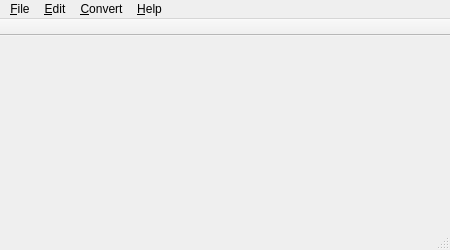
<?xml version="1.0" encoding="UTF-8"?>
<ui version="4.0">
 <class>MainWindow</class>
 <widget class="QMainWindow" name="MainWindow">
  <property name="windowModality">
   <enum>Qt::ApplicationModal</enum>
  </property>
  <property name="geometry">
   <rect>
    <x>0</x>
    <y>0</y>
    <width>450</width>
    <height>250</height>
   </rect>
  </property>
  <property name="minimumSize">
   <size>
    <width>450</width>
    <height>250</height>
   </size>
  </property>
  <property name="windowTitle">
   <string>Nexus Forge</string>
  </property>
  <property name="iconSize">
   <size>
    <width>22</width>
    <height>22</height>
   </size>
  </property>
  <property name="toolButtonStyle">
   <enum>Qt::ToolButtonTextUnderIcon</enum>
  </property>
  <property name="animated">
   <bool>false</bool>
  </property>
  <property name="documentMode">
   <bool>false</bool>
  </property>
  <property name="dockNestingEnabled">
   <bool>false</bool>
  </property>
  <widget class="QWidget" name="centralWidget">
   <layout class="QGridLayout" name="gridLayout_3">
    <property name="leftMargin">
     <number>0</number>
    </property>
    <property name="topMargin">
     <number>0</number>
    </property>
    <property name="rightMargin">
     <number>0</number>
    </property>
    <property name="bottomMargin">
     <number>0</number>
    </property>
    <property name="spacing">
     <number>0</number>
    </property>
   </layout>
  </widget>
  <widget class="QMenuBar" name="menuBar">
   <property name="geometry">
    <rect>
     <x>0</x>
     <y>0</y>
     <width>450</width>
     <height>23</height>
    </rect>
   </property>
   <property name="nativeMenuBar">
    <bool>true</bool>
   </property>
   <widget class="QMenu" name="menuFile">
    <property name="title">
     <string>&amp;File</string>
    </property>
    <addaction name="actionAddFiles"/>
    <addaction name="actionExtractSacd"/>
    <addaction name="actionOptions"/>
    <addaction name="separator"/>
    <addaction name="actionExit"/>
   </widget>
   <widget class="QMenu" name="menuEdit">
    <property name="title">
     <string>&amp;Edit</string>
    </property>
    <addaction name="actionRemoveSelectedItems"/>
    <addaction name="actionRemoveCompletedItems"/>
    <addaction name="actionClearList"/>
    <addaction name="separator"/>
    <addaction name="actionOpenOutputFolder"/>
    <addaction name="actionSetParameters"/>
    <addaction name="actionChangeOutputFilename"/>
    <addaction name="actionChangeOutputDirectory"/>
    <addaction name="actionShowErrorMessage"/>
    <addaction name="separator"/>
    <addaction name="actionOpenSettingFolder"/>
   </widget>
   <widget class="QMenu" name="menuConvert">
    <property name="title">
     <string>&amp;Convert</string>
    </property>
    <addaction name="actionStartConversion"/>
    <addaction name="actionStopConversion"/>
    <addaction name="actionRetry"/>
    <addaction name="actionRetryAll"/>
   </widget>
   <widget class="QMenu" name="menuAbout">
    <property name="title">
     <string>&amp;Help</string>
    </property>
    <addaction name="actionAbout"/>
    <addaction name="actionAboutQt"/>
   </widget>
   <addaction name="menuFile"/>
   <addaction name="menuEdit"/>
   <addaction name="menuConvert"/>
   <addaction name="menuAbout"/>
  </widget>
  <widget class="QStatusBar" name="statusBar"/>
  <widget class="QToolBar" name="toolBar">
   <property name="contextMenuPolicy">
    <enum>Qt::DefaultContextMenu</enum>
   </property>
   <property name="windowTitle">
    <string notr="true">Nexus Forge</string>
   </property>
   <property name="autoFillBackground">
    <bool>false</bool>
   </property>
   <property name="inputMethodHints">
    <set>Qt::ImhNone</set>
   </property>
   <property name="movable">
    <bool>false</bool>
   </property>
   <property name="allowedAreas">
    <set>Qt::TopToolBarArea</set>
   </property>
   <property name="floatable">
    <bool>false</bool>
   </property>
   <attribute name="toolBarArea">
    <enum>TopToolBarArea</enum>
   </attribute>
   <attribute name="toolBarBreak">
    <bool>false</bool>
   </attribute>
  </widget>
  <action name="actionAddFiles">
   <property name="icon">
    <iconset resource="../images.qrc">
     <normaloff>:/actions/icons/add.svg</normaloff>:/actions/icons/add.svg</iconset>
   </property>
   <property name="text">
    <string>&amp;Add Files</string>
   </property>
   <property name="statusTip">
    <string>Add files for conversion.</string>
   </property>
   <property name="shortcut">
    <string>Ctrl+N</string>
   </property>
   <property name="autoRepeat">
    <bool>false</bool>
   </property>
   <property name="visible">
    <bool>true</bool>
   </property>
   <property name="shortcutVisibleInContextMenu">
    <bool>false</bool>
   </property>
  </action>
  <action name="actionExit">
   <property name="icon">
    <iconset resource="../images.qrc">
     <normaloff>:/actions/icons/exit.svg</normaloff>:/actions/icons/exit.svg</iconset>
   </property>
   <property name="text">
    <string>E&amp;xit</string>
   </property>
   <property name="statusTip">
    <string>Exit the program.</string>
   </property>
  </action>
  <action name="actionStartConversion">
   <property name="icon">
    <iconset resource="../images.qrc">
     <normaloff>:/actions/icons/convert.svg</normaloff>:/actions/icons/convert.svg</iconset>
   </property>
   <property name="text">
    <string>&amp;Convert</string>
   </property>
   <property name="statusTip">
    <string>Start conversion process.</string>
   </property>
   <property name="shortcut">
    <string>F5</string>
   </property>
  </action>
  <action name="actionStopConversion">
   <property name="icon">
    <iconset resource="../images.qrc">
     <normaloff>:/actions/icons/stop.svg</normaloff>:/actions/icons/stop.svg</iconset>
   </property>
   <property name="text">
    <string>S&amp;top</string>
   </property>
   <property name="statusTip">
    <string>Stop conversion process.</string>
   </property>
  </action>
  <action name="actionSetParameters">
   <property name="icon">
    <iconset resource="../images.qrc">
     <normaloff>:/actions/icons/settings.svg</normaloff>:/actions/icons/settings.svg</iconset>
   </property>
   <property name="text">
    <string>Set &amp;Parameters</string>
   </property>
   <property name="iconText">
    <string extracomment="Edit output file parameters.">Set Parameters</string>
   </property>
   <property name="statusTip">
    <string>Edit conversion parameters of selected files.</string>
   </property>
  </action>
  <action name="actionAboutQt">
   <property name="icon">
    <iconset resource="../images.qrc">
     <normaloff>:/actions/icons/qt.svg</normaloff>:/actions/icons/qt.svg</iconset>
   </property>
   <property name="text">
    <string>About &amp;Qt</string>
   </property>
   <property name="statusTip">
    <string>About Qt</string>
   </property>
  </action>
  <action name="actionOpenOutputFolder">
   <property name="icon">
    <iconset resource="../images.qrc">
     <normaloff>:/actions/icons/open_folder.svg</normaloff>:/actions/icons/open_folder.svg</iconset>
   </property>
   <property name="text">
    <string>&amp;Open Output Folder</string>
   </property>
   <property name="statusTip">
    <string>Open output folder of the selected file.</string>
   </property>
  </action>
  <action name="actionRemoveSelectedItems">
   <property name="icon">
    <iconset resource="../images.qrc">
     <normaloff>:/actions/icons/remove.svg</normaloff>:/actions/icons/remove.svg</iconset>
   </property>
   <property name="text">
    <string extracomment="remove selected (tasks, items)">&amp;Remove Selected</string>
   </property>
   <property name="statusTip">
    <string>Remove all selected items in the list.</string>
   </property>
  </action>
  <action name="actionRemoveCompletedItems">
   <property name="icon">
    <iconset resource="../images.qrc">
     <normaloff>:/actions/icons/remove_completed.svg</normaloff>:/actions/icons/remove_completed.svg</iconset>
   </property>
   <property name="text">
    <string extracomment="remove completed (task, items)">R&amp;emove Completed</string>
   </property>
   <property name="toolTip">
    <string>Remove Completed Items</string>
   </property>
   <property name="statusTip">
    <string>Remove all completed items in the list.</string>
   </property>
  </action>
  <action name="actionClearList">
   <property name="icon">
    <iconset resource="../images.qrc">
     <normaloff>:/actions/icons/clear.svg</normaloff>:/actions/icons/clear.svg</iconset>
   </property>
   <property name="text">
    <string>Clear &amp;List</string>
   </property>
   <property name="toolTip">
    <string>Clear List</string>
   </property>
   <property name="statusTip">
    <string>Remove all items in the list.</string>
   </property>
  </action>
  <action name="actionRetry">
   <property name="icon">
    <iconset resource="../images.qrc">
     <normaloff>:/actions/icons/retry.svg</normaloff>:/actions/icons/retry.svg</iconset>
   </property>
   <property name="text">
    <string>&amp;Retry</string>
   </property>
   <property name="toolTip">
    <string>Retry</string>
   </property>
   <property name="statusTip">
    <string>Retry selected tasks.</string>
   </property>
  </action>
  <action name="actionRetryAll">
   <property name="icon">
    <iconset resource="../images.qrc">
     <normaloff>:/actions/icons/retry_all.svg</normaloff>:/actions/icons/retry_all.svg</iconset>
   </property>
   <property name="text">
    <string>Retry &amp;All</string>
   </property>
   <property name="statusTip">
    <string>Retry all tasks.</string>
   </property>
   <property name="shortcut">
    <string/>
   </property>
  </action>
  <action name="actionOptions">
   <property name="icon">
    <iconset resource="../images.qrc">
     <normaloff>:/actions/icons/settings.svg</normaloff>:/actions/icons/settings.svg</iconset>
   </property>
   <property name="text">
    <string>&amp;Options</string>
   </property>
   <property name="statusTip">
    <string>Options</string>
   </property>
  </action>
  <action name="actionAbout">
   <property name="icon">
    <iconset resource="../images.qrc">
     <normaloff>:/actions/icons/about.svg</normaloff>:/actions/icons/about.svg</iconset>
   </property>
   <property name="text">
    <string>About Nexus Forge</string>
   </property>
   <property name="statusTip">
    <string>About This Program</string>
   </property>
  </action>
  <action name="actionChangeOutputFilename">
   <property name="icon">
    <iconset resource="../images.qrc">
     <normaloff>:/actions/icons/edit_file_name.svg</normaloff>:/actions/icons/edit_file_name.svg</iconset>
   </property>
   <property name="text">
    <string>Change Output &amp;Filename</string>
   </property>
   <property name="statusTip">
    <string>Change the output filename of the selected item.</string>
   </property>
  </action>
  <action name="actionChangeOutputDirectory">
   <property name="icon">
    <iconset resource="../images.qrc">
     <normaloff>:/actions/icons/edit_folder_name.svg</normaloff>:/actions/icons/edit_folder_name.svg</iconset>
   </property>
   <property name="text">
    <string>Change Output &amp;Directory</string>
   </property>
   <property name="statusTip">
    <string>Change the output directory of the selected items.</string>
   </property>
  </action>
  <action name="actionShowErrorMessage">
   <property name="icon">
    <iconset resource="../images.qrc">
     <normaloff>:/actions/icons/error.svg</normaloff>:/actions/icons/error.svg</iconset>
   </property>
   <property name="text">
    <string>Show Error &amp;Message</string>
   </property>
  </action>
  <action name="actionOpenSettingFolder">
   <property name="icon">
    <iconset resource="../images.qrc">
     <normaloff>:/actions/icons/settings_folder.svg</normaloff>:/actions/icons/settings_folder.svg</iconset>
   </property>
   <property name="text">
    <string>Open Setting Folder</string>
   </property>
  </action>
  <action name="actionExtractSacd">
   <property name="icon">
    <iconset resource="../images.qrc">
     <normaloff>:/actions/icons/add.svg</normaloff>:/actions/icons/add.svg</iconset>
   </property>
   <property name="text">
    <string>Extract &amp;SACD...</string>
   </property>
   <property name="statusTip">
    <string>Extract SACD disc image from PS3 drive or network.</string>
   </property>
  </action>
 </widget>
 <layoutdefault spacing="6" margin="11"/>
 <resources>
  <include location="../images.qrc"/>
 </resources>
 <connections/>
</ui>
